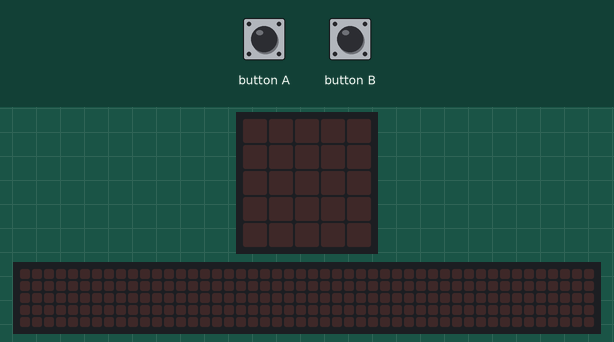
Bench run of a program on a simulated BBC micro:bit (MakeCode). Parts: the board's 5×5 LED display, a strip that is not on the board, showing the scrolling text unrolled. The inputs (shaded band) are chosen by the test bench. The 48×5 strip is a reading aid, not a part: it shows the text the display is scrolling, unrolled, one strip-width of it at a time.

Above: at 5.0 s.
5.1 s: button B pressed for 0.15 s
At 10.5 s:
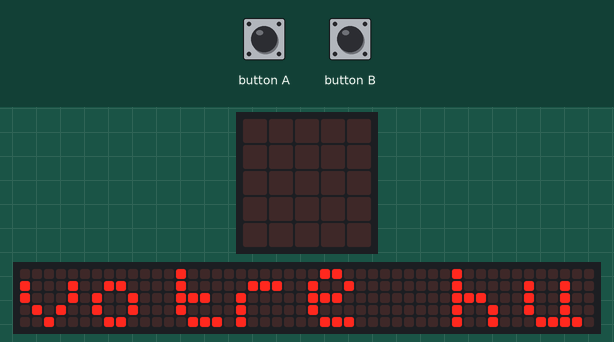
At 18.0 s:
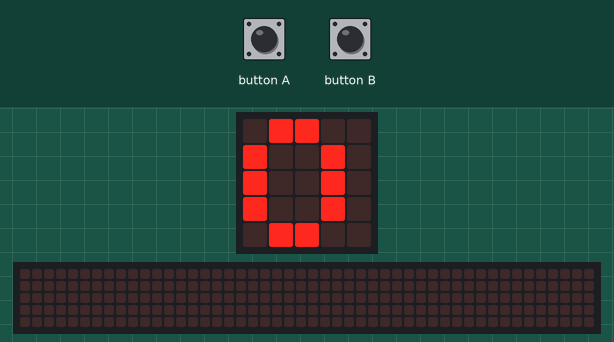

Measured:
- after the input at 5.1 s, the display: changes at once (image 1)
- what the display in image 1 shows lasts 0.6 s, from 10.1 s to 10.7 s

The program:

main.ts
```typescript
let n = 0
while (!(input.buttonIsPressed(Button.B))) {
    if (input.buttonIsPressed(Button.A)) {
        n += 1
        if (n > 3) {
            n = 1
            if (n == 1) {
                basic.showIcon(IconNames.Happy)
            } else {
                if (n == 2) {
                    basic.showIcon(IconNames.Sad)
                } else {
                    basic.showIcon(IconNames.Asleep)
                }
            }
        }
    }
}
basic.showString("votre humeur")
basic.showNumber(n)
basic.forever(function () {

})
```

test.ts
```typescript
// les tests vont ici ; cela ne sera pas compilé si ce paquet est utilisé en tant qu'extension.
```
